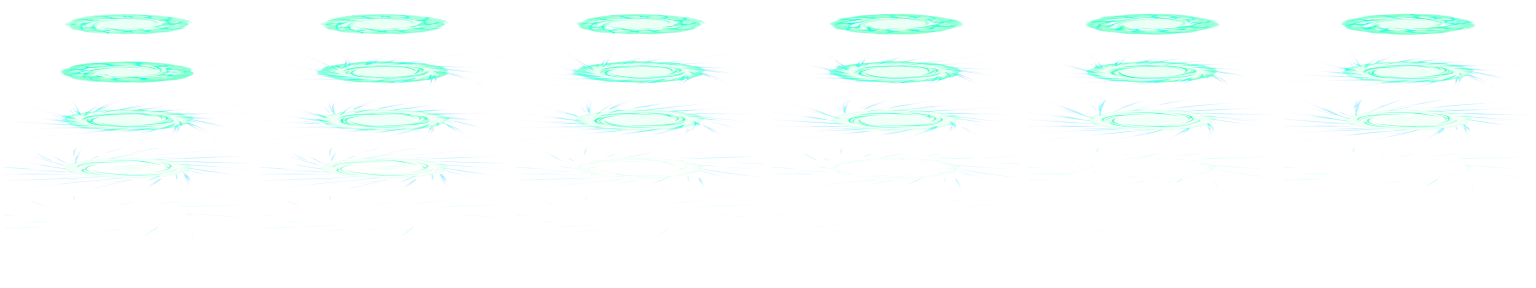
#> input picture Art/Skills/Jefferson/ArcaneLance.png, 3072 x 576 px, given as the content of the folder ArcaneLance.png, which was not available (shown at 1/2 size)
$ python build_atlas.py ArcaneLance.png
#> lines starting #> are read from the running program, lines starting #| are printed output that depends on the picture
"""Build local SpriteFrames atlases from the documented Ludo MP4 frames.

Usage: python3 build_atlas.py /path/to/extracted/frames
Requires Pillow and numpy. No generation or network access.
"""
from pathlib import Path
from PIL import Image
import numpy as np
import json, sys

root = Path(__file__).resolve().parent
source = Path(sys.argv[1])
files = sorted(source.glob('*.png'))
# Ludo's MP4 composites transparency over a fixed blurred checkerboard.
# Its first frame has a clear top row and left column. The checker is separable;
# reconstruct it, solve minimal foreground alpha, then keep emissive energy.
first = np.asarray(Image.open(files[0]).convert('RGB'), dtype=np.float32) / 255
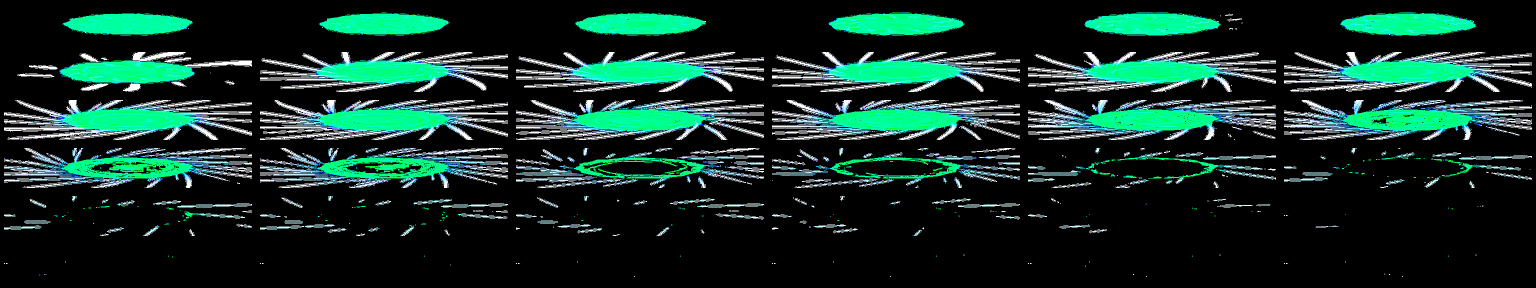
#> first: shape (576, 3072, 3) float32 (shown at 1/2 size); mean R, G, B 0.0747, 0.188, 0.152
mid = 200 / 255
background = mid + (first[:, 0, 0, None] - mid) * (first[0, :, 0, None].T - mid) / (first[0, 0, 0] - mid)
#> background: shape (576, 3072) float32; every value is -5.96e-08
background = background[:, :, None]
clean = []
for file in files:
    rgb = np.asarray(Image.open(file).convert('RGB'), dtype=np.float32) / 255
    dark_alpha = 1 - np.min(rgb / background, axis=2)
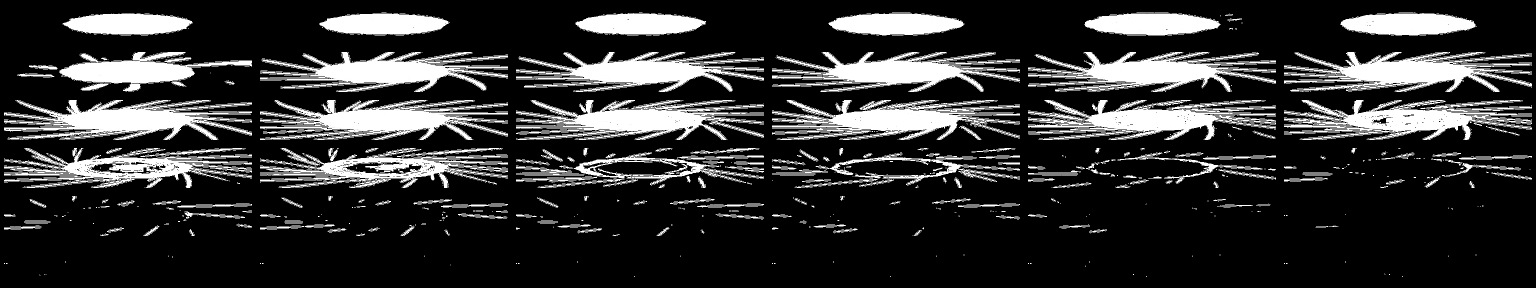
#> dark_alpha: shape (576, 3072) float32 (shown at 1/2 size); min 1, max 16777216, mean 3260442.2; drawn with min black and max white
    light_alpha = np.max((rgb - background) / (1 - background), axis=2)
    matte = np.clip(np.maximum(dark_alpha, light_alpha), 0, 1)
#> matte: shape (576, 3072) float32; every value is 1
    emission = np.clip(rgb - (1 - matte[:, :, None]) * background, 0, 1)
    alpha = np.max(emission, axis=2)
    chroma = np.max(rgb, axis=2) - np.min(rgb, axis=2)
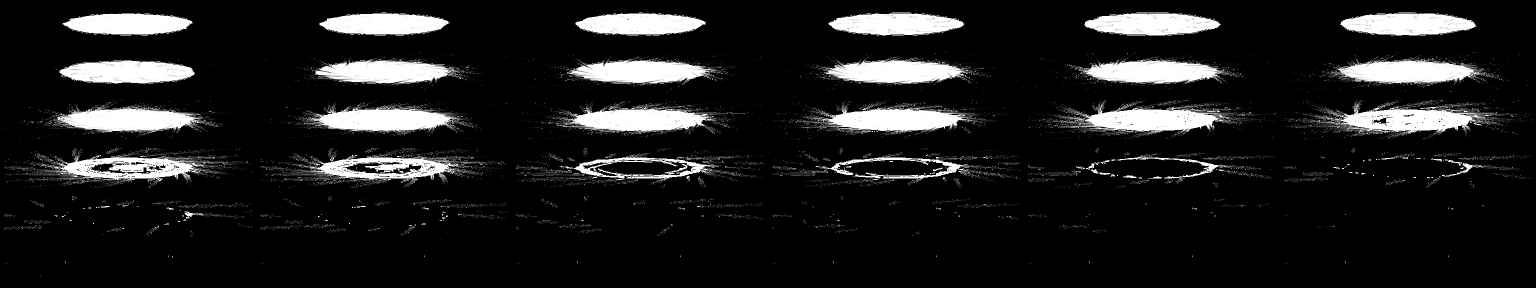
#> chroma: shape (576, 3072) float32 (shown at 1/2 size); min 0, max 1, mean 0.12
    alpha = np.where((alpha < 0.04) | ((chroma < 0.04) & (alpha < 0.12)), 0, alpha)
    straight = np.divide(emission, alpha[:,:,None], out=np.zeros_like(rgb), where=alpha[:,:,None] > 0)
    rgba = np.dstack((straight, alpha))
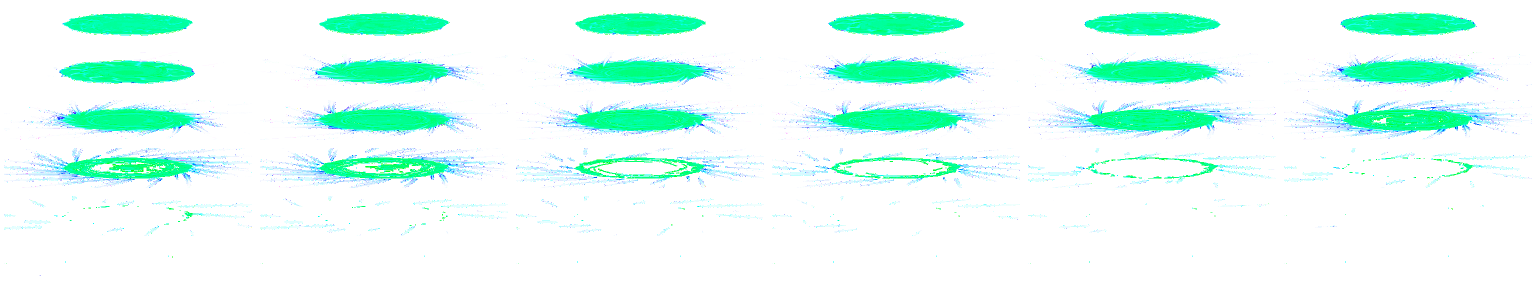
#> rgba: shape (576, 3072, 4) float32 (shown at 1/2 size); mean R, G, B, A 0.0747, 0.188, 0.152, 0.194; transparent parts drawn white
    frame = Image.fromarray(np.uint8(np.clip(rgba, 0, 1) * 255), 'RGBA')
    clean.append(frame)

# A fixed canvas for every frame preserves the source animation registration.
n = len(clean)
#> n = 1
cols = 6
rows = (n + cols - 1) // cols
#> rows = 1
atlases = [('Vortex', (256, 256)), ('ArcaneLance', (512, 96))]
for name, cell in atlases:
    atlas = Image.new('RGBA', (cols*cell[0], rows*cell[1]))
    for i, frame in enumerate(clean):
        if name == 'ArcaneLance':
            data = np.array(frame)
            # Palette derivative of the same Ludo sequence: purple -> blue/cyan.
            red = data[:,:,0].copy()
            green = data[:,:,1].copy()
            blue = data[:,:,2].copy()
            data[:,:,0] = green
            data[:,:,1] = blue
            data[:,:,2] = red
            frame = Image.fromarray(data)
        inner = (cell[0] - 16, cell[1] - 16)
        frame = frame.convert('RGBa').resize(inner, Image.Resampling.LANCZOS).convert('RGBA')
        # Keep an eight-pixel clear gutter around each registered frame.
        atlas.paste(frame, ((i % cols) * cell[0] + 8, (i // cols) * cell[1] + 8))
    atlas.save(root / (name + '.png'), optimize=True)
#> this loop made 2 passes
#> pass 1, `atlas.save(root / (name + '.png'), optimize=True)`:
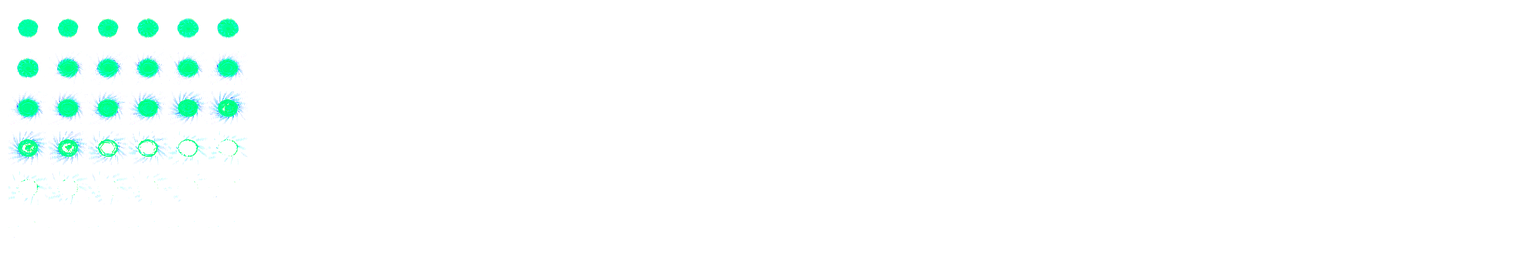
#> saved as Vortex.png: PIL image 1536x256 RGBA; mean R, G, B, A 8.8, 14.9, 13.3, 7.4; transparent parts drawn white
#> after the loop:
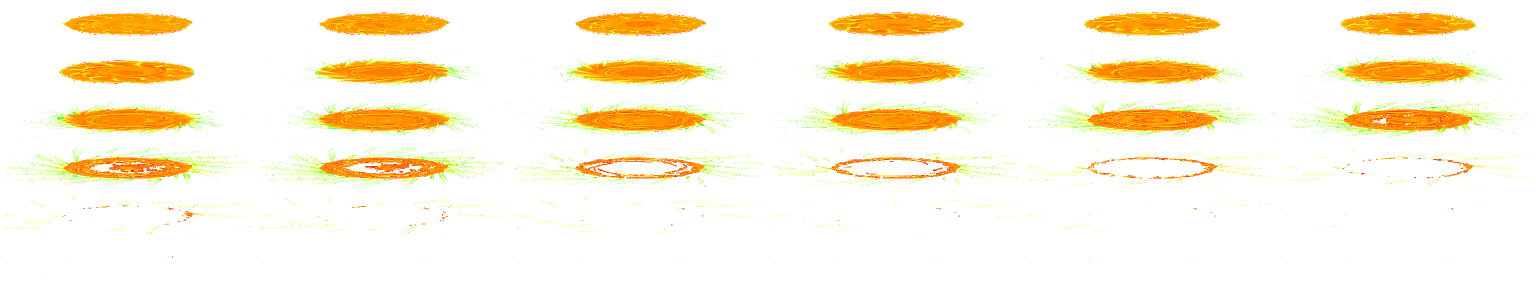
#> data: shape (576, 3072, 4) (shown at 1/2 size); mean R, G, B, A 48, 38.9, 19.1, 49.6; transparent parts drawn white
#> after the loop:
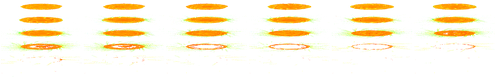
#> frame: PIL image 496x80 RGBA; mean R, G, B, A 120.5, 108, 72.2, 50.5; transparent parts drawn white

clips = {
    'charge': ('Vortex', (list(range(min(8, n))) + list(range(min(8, n)-2, 0, -1))) * 4),
    'eruption': ('Vortex', list(range(n))),
    'orb': ('Vortex', list(range(min(8, n))) + list(range(min(8, n)-2, 0, -1))),
    'lance': ('ArcaneLance', list(range(n))),
    'sigil': ('Vortex', list(range(min(8, n))) + list(range(min(8, n)-2, 0, -1))),
}
parts = [f'[gd_resource type="SpriteFrames" load_steps={2*n+3} format=3]\n']
for index, (name, cell) in enumerate(atlases, 1):
    parts.append(f'[ext_resource type="Texture2D" path="res://Art/Skills/Jefferson/{name}.png" id="{index}"]\n')
#> after the loop, parts = 3 items
for index, (name, cell) in enumerate(atlases, 1):
    for i in range(n):
        parts.append(f'[sub_resource type="AtlasTexture" id="{name}_{i}"]\natlas = ExtResource("{index}")\nregion = Rect2({i%cols*cell[0]}, {i//cols*cell[1]}, {cell[0]}, {cell[1]})\n')
#> after the loop, parts = 5 items
records = []
for name, (atlas, indices) in clips.items():
    frames = ', '.join(f'{{"duration": 1.0, "texture": SubResource("{atlas}_{i}")}}' for i in indices)
    records.append('{\n"frames": [' + frames + '],\n"loop": ' + ('true' if name in ('orb', 'sigil') else 'false') + f',\n"name": &"{name}",\n"speed": 14.0\n' + '}')
parts.append('[resource]\nanimations = [' + ', '.join(records) + ']\n')
(root / 'LudoSpells.tres').write_text('\n'.join(parts))
print(json.dumps({'source_frames': n, 'clips': {k: len(v[1]) for k,v in clips.items()}}))
#| {"source_frames": 1, "clips": {"charge": 4, "eruption": 1, "orb": 1, "lance": 1, "sigil": 1}}
